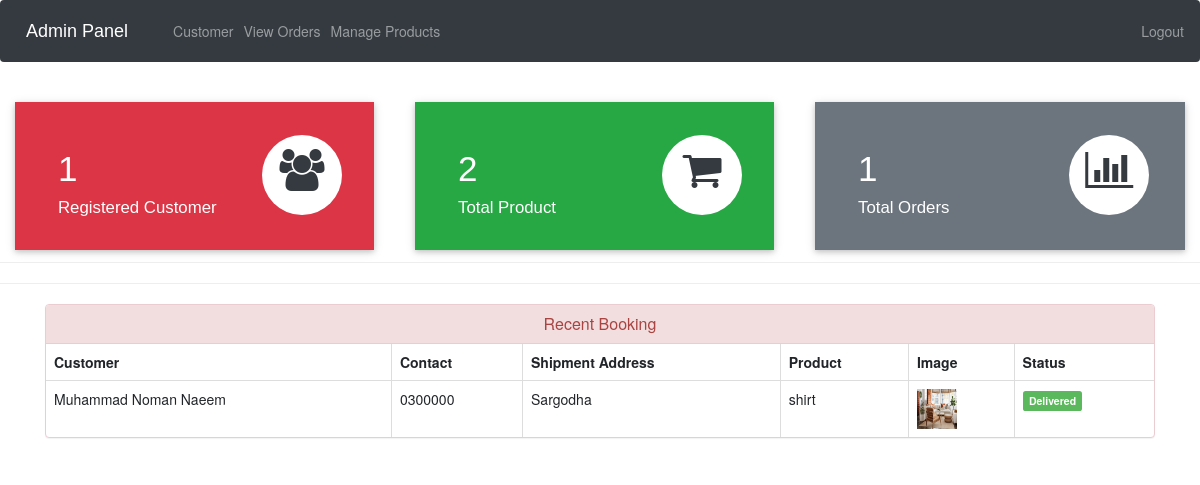
Screenshot of /admin-dashboard (signed in) with the database file from the repository.
### ecom/models.py (models this page shows, shortened)
class Customer(models.Model):
    user=models.OneToOneField(User,on_delete=models.CASCADE)
    profile_pic= models.ImageField(upload_to='profile_pic/CustomerProfilePic/',null=True,blank=True)
    address = models.CharField(max_length=40)
    mobile = models.CharField(max_length=20,null=False)
    @property
    def get_name(self):
        return self.user.first_name+" "+self.user.last_name

class Orders(models.Model):
    STATUS =(
        ('Pending','Pending'),
        ('Order Confirmed','Order Confirmed'),
        ('Out for Delivery','Out for Delivery'),
        ('Delivered','Delivered'),
    )
    customer=models.ForeignKey('Customer', on_delete=models.CASCADE,null=True)
    product=models.ForeignKey('Product',on_delete=models.CASCADE,null=True)
    email = models.CharField(max_length=50,null=True)
    address = models.CharField(max_length=500,null=True)
    mobile = models.CharField(max_length=20,null=True)
    order_date= models.DateField(auto_now_add=True,null=True)
    status=models.CharField(max_length=50,null=True,choices=STATUS)

class Product(models.Model):
    name=models.CharField(max_length=40)
    product_image= models.ImageField(upload_to='product_image/',null=True,blank=True)
    price = models.PositiveIntegerField()
    description=models.CharField(max_length=40)

### ecom/views.py (the view)
# urls.py: path('admin-dashboard', views.admin_dashboard_view,name='admin-dashboard'),
@login_required(login_url='adminlogin')
def admin_dashboard_view(request):
    customercount=models.Customer.objects.all().count()
    productcount=models.Product.objects.all().count()
    ordercount=models.Orders.objects.all().count()
    orders=models.Orders.objects.all()
    ordered_products=[]
    ordered_bys=[]
    for order in orders:
        ordered_product=models.Product.objects.all().filter(id=order.product.id)
        ordered_by=models.Customer.objects.all().filter(id = order.customer.id)
        ordered_products.append(ordered_product)
        ordered_bys.append(ordered_by)
    mydict={
    'customercount':customercount,
    'productcount':productcount,
    'ordercount':ordercount,
    'data':zip(ordered_products,ordered_bys,orders),
    }
    return render(request,'ecom/admin_dashboard.html',context=mydict)

### templates/ecom/admin_dashboard.html
{% extends 'ecom/admin_base.html' %}
{% load static %}
{% block content %}
<br>
{%include 'ecom/admin_dashboard_cards.html'%}
<br><br><br><br><br>
<hr><hr>
<div class="container" >
    <div class="panel panel-danger" >
      <div class="panel-heading" style="text-align:center;">
        <h6 class="panel-title">Recent Booking</h6>
      </div>
      <table class="table table-hover table-bordered" id="dev-table">
        <thead>
          <tr>
            <th>Customer</th>
            <th>Contact</th>
            <th>Shipment Address</th>
            <th>Product</th>
            <th>Image</th>
            <th>Status</th>
          </tr>
        </thead>
        {% for product,customer,order in data %}
        <tr>
          {% for c in customer %}
          <td> {{c.get_name}}</td>
          <td>{{c.mobile}}</td>
          <td>{{order.address}}</td>
          {% endfor %}
          {% for p in product %}
          <td> {{p.name}}</td>
          <td> <img src="{% static p.product_image.url %}" alt="Profile Pic" height="40px" width="40px" /></td>
          {% if order.status == 'Pending'%}
          <td> <span class="label label-info">{{order.status}}</span></td>
          {% elif order.status == 'Delivered' %}
          <td> <span class="label label-success">{{order.status}}</span></td>
          {% elif order.status == 'Out for Delivery' %}
          <td> <span class="label label-warning">{{order.status}}</span></td>
          {%else%}
            <td> <span class="label label-primary">{{order.status}}</span></td>
          {%endif%}
          {% endfor %}
        </tr>
        {% endfor %}
      </table>
  </div>
</div>
{% endblock content %}

### rows the page displays
Orders: address "Sargodha", status "Delivered"
Customer: get_name "Muhammad Noman Naeem", mobile "0300000"
Product: name "shirt", product_image (picture)

### other values shown
{{ customercount }} "1"
{{ productcount }} "2"
{{ ordercount }} "1"
